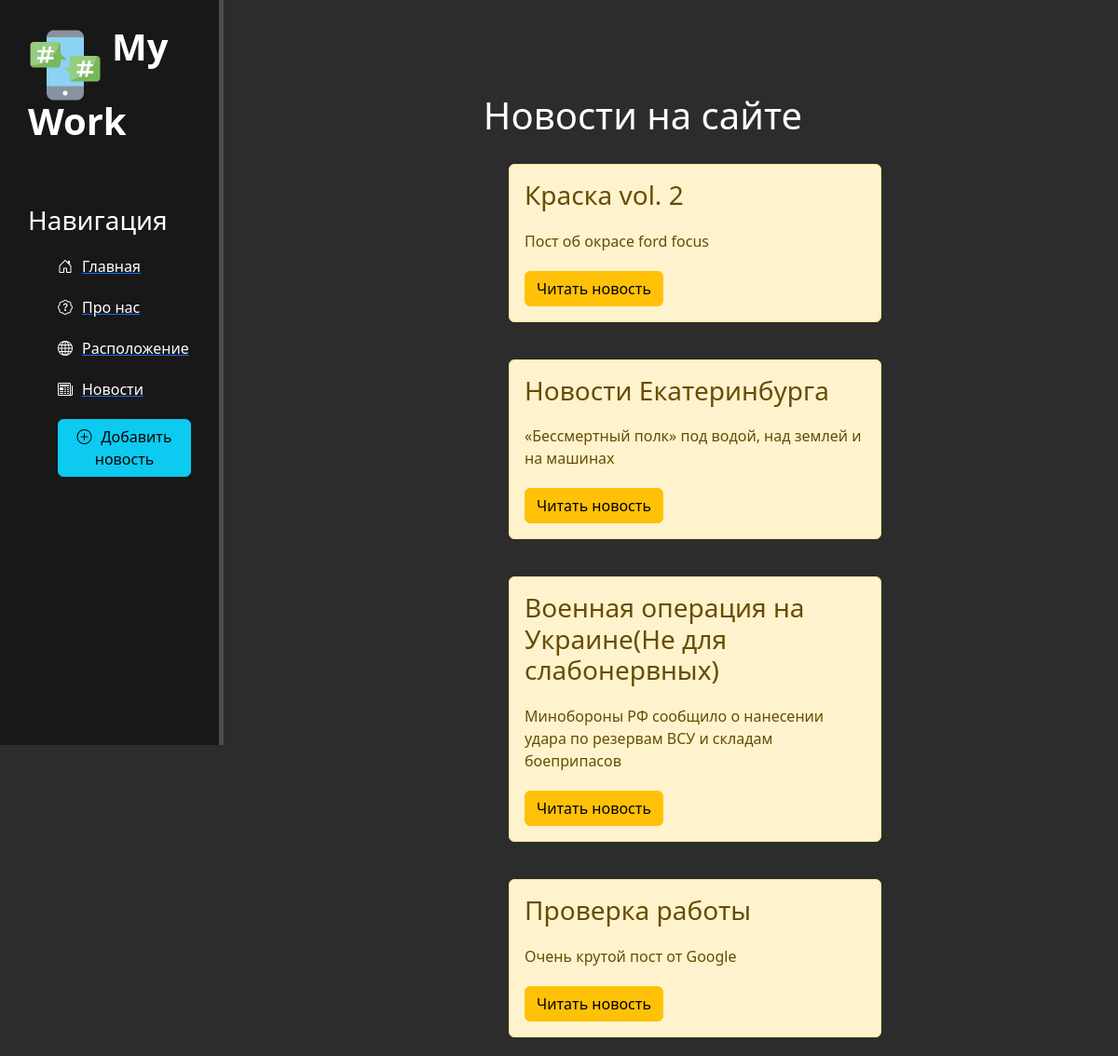
The page /news/ on the database as committed earlier.
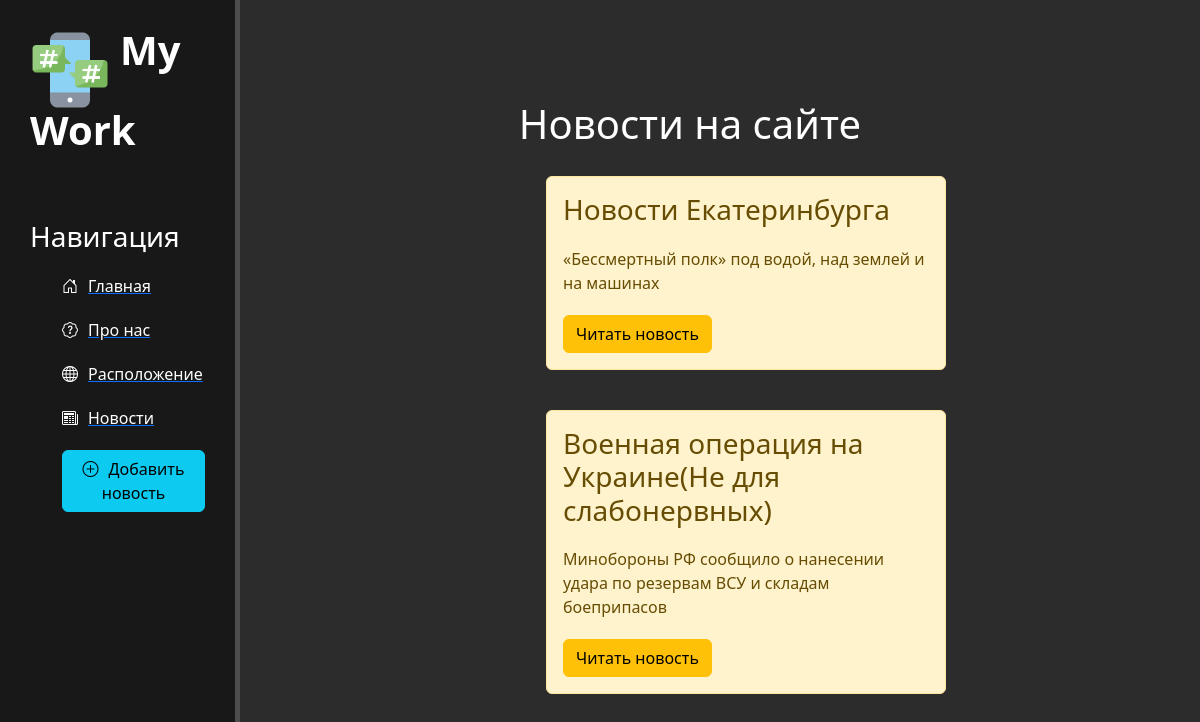
The same page on the database as committed later.
### news/models.py (models this page shows, shortened)
class Articles(models.Model):
    title = models.CharField('Название', max_length=50, default='')
    anons = models.CharField('Анонс', max_length=250)
    full_text = models.TextField('Статья')
    date = models.DateTimeField('Дата публикации')
    class Meta:
        verbose_name = 'Новость'
        verbose_name_plural = 'Новости'

### news/views.py (the view)
# urls.py: path('', views.news_home, name='news_home'),
def news_home(request):
    news = Articles.objects.order_by('-date')
    return render(request, 'news/news_home.html', {'news': news})

### news/templates/news/news_home.html (shortened to what this page needs)
{% extends 'main/layout.html' %}
{% block content %}
    <div class="features">
        <h1>Новости на сайте</h1>
        {% if news %}
            {% for el in news %}
                <div class="alert alert-warning">
                    <h3>{{ el.title }}</h3>
                    <p>{{ el.anons }}</p>
                    <a href="{% url 'news-detail' el.id %}" class="btn btn-warning">Читать новость</a>
                </div>
            {% endfor %}
        {% else %}
            <p>Записей нет....</p>
        {% endif %}
    </div>
{% endblock %}

### main/templates/main/layout.html (shortened to what this page needs)
{% load static %}
<!doctype html>
<html lang="en">
<head>
    <link rel="stylesheet" href="https://cdn.jsdelivr.net/npm/bootstrap@5.3.0-alpha1/dist/css/bootstrap.min.css">
    <link rel="stylesheet" href="{%static 'main/css/main.css' %}">
    <link rel="stylesheet" href="https://cdn.jsdelivr.net/npm/bootstrap-icons@1.10.3/font/bootstrap-icons.css">
</head>
<body>
    <aside>
        <img src="{% static 'main/img/hashtag.png' %}" alt="logo">
        <span class="logo">My Work</span>
        <h3>Навигация</h3>
        <ul>
            <a href="{% url 'home' %}"><li><i class="bi bi-house-door"></i>Главная</li></a>
            <a href="{% url 'about' %}"><li><i class="bi bi-patch-question"></i>Про нас</li></a>
            <a href="{% url 'location' %}"><li><i class="bi bi-globe"></i>Расположение</li></a>
            <a href="{% url 'news_home' %}"><li><i class="bi bi-newspaper"></i>Новости</li></a>
            <a href="{% url 'create' %}"><li><button class="btn btn-info"><i class="bi bi-plus-circle"></i>Добавить новость</button></li></a>
        </ul>
    </aside>
    <main>
        {%block content%}
        {%endblock%}
    </main>
</body>
</html>

### main/static/main/css/main.css (style rules this page uses)
body { background: #2c2c2c; }
aside { float:left; background: #181818; width: 20%; padding: 2.5%; height: 100vh; color: #fff; border-right: 5px solid #4d4d4d; text-decoration: none; }
aside img { width: 80px; float: left; }
aside .logo { font-size: 40px; margin-left: 10px; font-weight: bold; position: relative; top: -10px; }
aside h3 { margin-top: 50px; font-size: 28px; }
aside ul { list-style: none }
aside ul li { color: #fff; display: block; margin-top: 20px; transition: transform .6s ease; }
aside ul i { margin-right: 10px; }
main .features { float: left; color: #fff; margin-top: 100px; text-align: center; width: 75%; }
main .features h1 { font-size 50px; }
main .features p { max-width: 400px; margin: 20px auto }
.alert-warning { float:left; clear: both; width: 400px; margin: 20px 34%; text-align: left; }

Rows that differ between the two databases and show on the page:
removed Articles: title "Краска vol. 2", anons "Пост об окрасе ford focus"
removed Articles: title "Проверка работы", anons "Очень крутой пост от Google"
